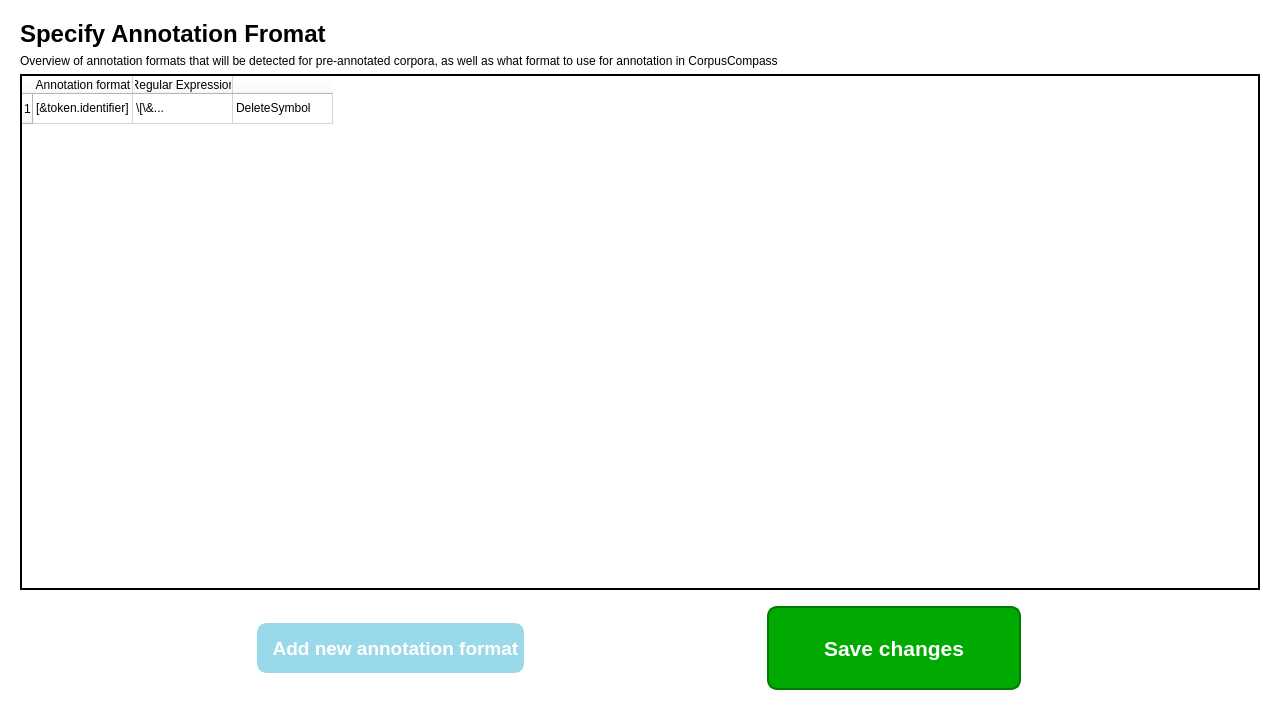
<?xml version="1.0" encoding="UTF-8"?>
<ui version="4.0">
 <class>AnnotationFormatTableTab</class>
 <widget class="QWidget" name="AnnotationFormatTableTab">
  <property name="geometry">
   <rect>
    <x>0</x>
    <y>0</y>
    <width>1280</width>
    <height>720</height>
   </rect>
  </property>
  <property name="styleSheet">
   <string notr="true">QWidget{
	background-color: white;
}

QPushButton {
    background-color:rgb(154, 217, 234) ;
	color: white;
    min-width: 80px;
	min-height: 40px;
	border-style: solid;
	border-color: rgb(154, 217, 234);
	border-width: 5px;
	border-radius: 10px;
}

QPushButton:pressed {
	background-color:rgb(134, 189, 203) ;
	border-color: rgb(134, 189, 203);
	color: rgb(245, 245, 245);
}

QPushButton:flat {
    border: none; /* no border for a flat push button */
}

QPushButton:default {
    border-color: navy; /* make the default button prominent */
}</string>
  </property>
  <layout class="QVBoxLayout" name="verticalLayout">
   <item>
    <widget class="QWidget" name="widget" native="true">
     <layout class="QVBoxLayout" name="verticalLayout_2">
      <item>
       <widget class="QLabel" name="label">
        <property name="font">
         <font>
          <pointsize>18</pointsize>
          <bold>true</bold>
         </font>
        </property>
        <property name="text">
         <string>Specify Annotation Fromat</string>
        </property>
       </widget>
      </item>
      <item>
       <widget class="QLabel" name="label_2">
        <property name="text">
         <string>Overview of annotation formats that will be detected for pre-annotated corpora, as well as what format to use for annotation in CorpusCompass</string>
        </property>
       </widget>
      </item>
      <item>
       <widget class="QTableWidget" name="tableWidget">
        <property name="frameShape">
         <enum>QFrame::WinPanel</enum>
        </property>
        <property name="frameShadow">
         <enum>QFrame::Plain</enum>
        </property>
        <property name="lineWidth">
         <number>2</number>
        </property>
        <property name="midLineWidth">
         <number>2</number>
        </property>
        <property name="sizeAdjustPolicy">
         <enum>QAbstractScrollArea::AdjustIgnored</enum>
        </property>
        <property name="showGrid">
         <bool>true</bool>
        </property>
        <property name="sortingEnabled">
         <bool>false</bool>
        </property>
        <property name="wordWrap">
         <bool>true</bool>
        </property>
        <property name="cornerButtonEnabled">
         <bool>true</bool>
        </property>
        <attribute name="horizontalHeaderShowSortIndicator" stdset="0">
         <bool>false</bool>
        </attribute>
        <attribute name="verticalHeaderCascadingSectionResizes">
         <bool>false</bool>
        </attribute>
        <row/>
        <column>
         <property name="text">
          <string>Annotation format</string>
         </property>
        </column>
        <column>
         <property name="text">
          <string>Regular Expression</string>
         </property>
        </column>
        <column>
         <property name="text">
          <string/>
         </property>
        </column>
        <item row="0" column="0">
         <property name="text">
          <string>[&amp;token.identifier]</string>
         </property>
        </item>
        <item row="0" column="1">
         <property name="text">
          <string>\[\&amp;...</string>
         </property>
        </item>
        <item row="0" column="2">
         <property name="text">
          <string>DeleteSymbol</string>
         </property>
        </item>
       </widget>
      </item>
      <item>
       <layout class="QHBoxLayout" name="horizontalLayout">
        <item>
         <widget class="QPushButton" name="pushButton">
          <property name="sizePolicy">
           <sizepolicy hsizetype="Fixed" vsizetype="Fixed">
            <horstretch>0</horstretch>
            <verstretch>0</verstretch>
           </sizepolicy>
          </property>
          <property name="font">
           <font>
            <pointsize>14</pointsize>
            <bold>true</bold>
           </font>
          </property>
          <property name="cursor">
           <cursorShape>PointingHandCursor</cursorShape>
          </property>
          <property name="text">
           <string>  Add new annotation format</string>
          </property>
          <property name="icon">
           <iconset resource="resources.qrc">
            <normaloff>:/images/images/Plus_Icon.svg</normaloff>:/images/images/Plus_Icon.svg</iconset>
          </property>
         </widget>
        </item>
        <item>
         <widget class="QPushButton" name="btn_sp_save">
          <property name="enabled">
           <bool>true</bool>
          </property>
          <property name="sizePolicy">
           <sizepolicy hsizetype="Fixed" vsizetype="Fixed">
            <horstretch>0</horstretch>
            <verstretch>0</verstretch>
           </sizepolicy>
          </property>
          <property name="minimumSize">
           <size>
            <width>254</width>
            <height>104</height>
           </size>
          </property>
          <property name="font">
           <font>
            <pointsize>16</pointsize>
            <bold>true</bold>
           </font>
          </property>
          <property name="cursor">
           <cursorShape>PointingHandCursor</cursorShape>
          </property>
          <property name="layoutDirection">
           <enum>Qt::LeftToRight</enum>
          </property>
          <property name="styleSheet">
           <string notr="true">QPushButton {
	color: white;
	background-color: rgb(0, 170, 0);
    min-width: 250px;
	min-height: 80px;
	border-style: solid;
	border-color: rgb(0, 125, 0);
	border-width: 2px;
	border-radius: 10px;
   margin-top: 10px; 
   margin-bottom: 10px;
}

QPushButton:pressed {
	background-color: rgb(0, 134, 0);
}

QPushButton:disabled{
  background-color: rgb(121, 121, 121);
}</string>
          </property>
          <property name="text">
           <string>Save changes</string>
          </property>
         </widget>
        </item>
       </layout>
      </item>
     </layout>
    </widget>
   </item>
  </layout>
 </widget>
 <resources>
  <include location="resources.qrc"/>
 </resources>
 <connections/>
</ui>
